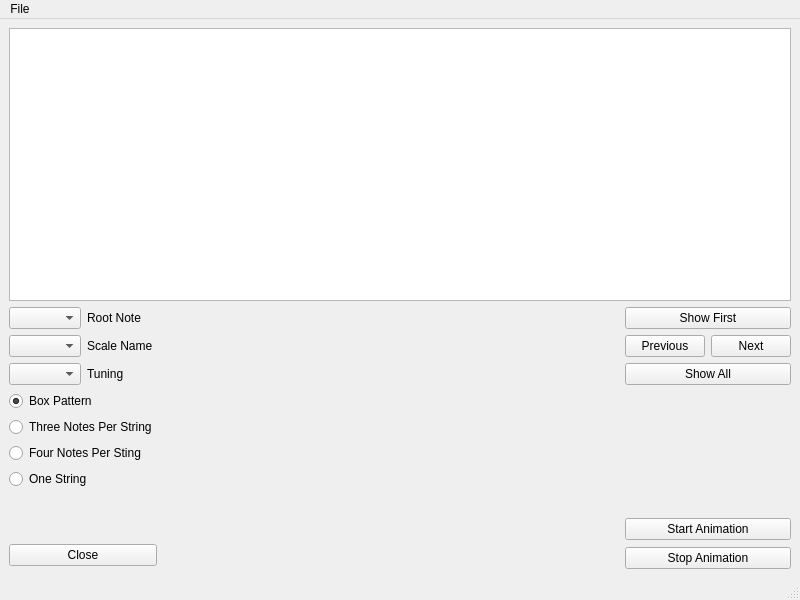
<?xml version="1.0" encoding="UTF-8"?>
<ui version="4.0">
 <class>MainWindow</class>
 <widget class="QMainWindow" name="MainWindow">
  <property name="geometry">
   <rect>
    <x>0</x>
    <y>0</y>
    <width>800</width>
    <height>600</height>
   </rect>
  </property>
  <property name="windowTitle">
   <string>Guitar</string>
  </property>
  <widget class="QWidget" name="centralwidget">
   <layout class="QVBoxLayout" name="verticalLayout_3">
    <item>
     <widget class="GarphicsView" name="graphicsView"/>
    </item>
    <item>
     <layout class="QGridLayout" name="gridLayout">
      <item row="0" column="0" rowspan="2">
       <layout class="QVBoxLayout" name="verticalLayout">
        <item>
         <layout class="QHBoxLayout" name="horizontalLayout">
          <item>
           <widget class="QComboBox" name="rootComboBox"/>
          </item>
          <item>
           <widget class="QLabel" name="label">
            <property name="text">
             <string>Root Note</string>
            </property>
            <property name="buddy">
             <cstring>rootComboBox</cstring>
            </property>
           </widget>
          </item>
         </layout>
        </item>
        <item>
         <layout class="QHBoxLayout" name="horizontalLayout_2">
          <item>
           <widget class="QComboBox" name="scaleComboBox"/>
          </item>
          <item>
           <widget class="QLabel" name="label_2">
            <property name="text">
             <string>Scale Name</string>
            </property>
            <property name="buddy">
             <cstring>scaleComboBox</cstring>
            </property>
           </widget>
          </item>
         </layout>
        </item>
        <item>
         <layout class="QHBoxLayout" name="horizontalLayout_4">
          <item>
           <widget class="QComboBox" name="tuningComboBox"/>
          </item>
          <item>
           <widget class="QLabel" name="label_3">
            <property name="text">
             <string>Tuning</string>
            </property>
           </widget>
          </item>
         </layout>
        </item>
        <item>
         <widget class="QRadioButton" name="boxPatternRadioButton">
          <property name="text">
           <string>Box Pattern</string>
          </property>
          <property name="checked">
           <bool>true</bool>
          </property>
         </widget>
        </item>
        <item>
         <widget class="QRadioButton" name="threeNotesRadioButton">
          <property name="text">
           <string>Three Notes Per String</string>
          </property>
         </widget>
        </item>
        <item>
         <widget class="QRadioButton" name="fourNotesRadioButton">
          <property name="text">
           <string>Four Notes Per Sting</string>
          </property>
         </widget>
        </item>
        <item>
         <widget class="QRadioButton" name="oneStringRadioButton">
          <property name="text">
           <string>One String</string>
          </property>
         </widget>
        </item>
       </layout>
      </item>
      <item row="0" column="2">
       <layout class="QVBoxLayout" name="verticalLayout_2">
        <item>
         <widget class="QPushButton" name="firstPushButton">
          <property name="text">
           <string>Show First</string>
          </property>
         </widget>
        </item>
        <item>
         <layout class="QHBoxLayout" name="horizontalLayout_3">
          <item>
           <widget class="QPushButton" name="prevPushButton">
            <property name="text">
             <string>Previous</string>
            </property>
           </widget>
          </item>
          <item>
           <widget class="QPushButton" name="nextPushButton">
            <property name="text">
             <string>Next</string>
            </property>
           </widget>
          </item>
         </layout>
        </item>
        <item>
         <widget class="QPushButton" name="allPushButton">
          <property name="text">
           <string>Show All</string>
          </property>
         </widget>
        </item>
       </layout>
      </item>
      <item row="1" column="2" rowspan="2">
       <spacer name="verticalSpacer_2">
        <property name="orientation">
         <enum>Qt::Vertical</enum>
        </property>
        <property name="sizeHint" stdset="0">
         <size>
          <width>20</width>
          <height>40</height>
         </size>
        </property>
       </spacer>
      </item>
      <item row="2" column="0" rowspan="2">
       <spacer name="verticalSpacer">
        <property name="orientation">
         <enum>Qt::Vertical</enum>
        </property>
        <property name="sizeHint" stdset="0">
         <size>
          <width>20</width>
          <height>40</height>
         </size>
        </property>
       </spacer>
      </item>
      <item row="3" column="2" rowspan="2">
       <widget class="QPushButton" name="startAnimPushButton">
        <property name="text">
         <string>Start Animation</string>
        </property>
       </widget>
      </item>
      <item row="4" column="0" rowspan="2">
       <widget class="QPushButton" name="closePushButton">
        <property name="text">
         <string>Close</string>
        </property>
       </widget>
      </item>
      <item row="5" column="2">
       <widget class="QPushButton" name="stopAnimPushButton">
        <property name="text">
         <string>Stop Animation</string>
        </property>
       </widget>
      </item>
      <item row="1" column="1">
       <spacer name="horizontalSpacer">
        <property name="orientation">
         <enum>Qt::Horizontal</enum>
        </property>
        <property name="sizeHint" stdset="0">
         <size>
          <width>40</width>
          <height>20</height>
         </size>
        </property>
       </spacer>
      </item>
     </layout>
    </item>
   </layout>
  </widget>
  <widget class="QMenuBar" name="menubar">
   <property name="geometry">
    <rect>
     <x>0</x>
     <y>0</y>
     <width>800</width>
     <height>20</height>
    </rect>
   </property>
   <widget class="QMenu" name="menuFile">
    <property name="title">
     <string>File</string>
    </property>
    <addaction name="actionCompare"/>
    <addaction name="actionSave_To_File"/>
    <addaction name="separator"/>
    <addaction name="actionClose"/>
   </widget>
   <addaction name="menuFile"/>
  </widget>
  <widget class="QStatusBar" name="statusbar"/>
  <action name="actionCompare">
   <property name="text">
    <string>Compare</string>
   </property>
  </action>
  <action name="actionSave_To_File">
   <property name="text">
    <string>Save To File</string>
   </property>
  </action>
  <action name="actionClose">
   <property name="text">
    <string>Close</string>
   </property>
  </action>
 </widget>
 <customwidgets>
  <customwidget>
   <class>GarphicsView</class>
   <extends>QGraphicsView</extends>
   <header>GarphicsView.h</header>
  </customwidget>
 </customwidgets>
 <tabstops>
  <tabstop>graphicsView</tabstop>
  <tabstop>rootComboBox</tabstop>
  <tabstop>scaleComboBox</tabstop>
  <tabstop>boxPatternRadioButton</tabstop>
  <tabstop>threeNotesRadioButton</tabstop>
  <tabstop>fourNotesRadioButton</tabstop>
  <tabstop>oneStringRadioButton</tabstop>
  <tabstop>firstPushButton</tabstop>
  <tabstop>prevPushButton</tabstop>
  <tabstop>nextPushButton</tabstop>
  <tabstop>allPushButton</tabstop>
  <tabstop>startAnimPushButton</tabstop>
  <tabstop>stopAnimPushButton</tabstop>
  <tabstop>closePushButton</tabstop>
 </tabstops>
 <resources/>
 <connections>
  <connection>
   <sender>closePushButton</sender>
   <signal>clicked()</signal>
   <receiver>MainWindow</receiver>
   <slot>close()</slot>
   <hints>
    <hint type="sourcelabel">
     <x>143</x>
     <y>566</y>
    </hint>
    <hint type="destinationlabel">
     <x>521</x>
     <y>549</y>
    </hint>
   </hints>
  </connection>
  <connection>
   <sender>firstPushButton</sender>
   <signal>clicked()</signal>
   <receiver>MainWindow</receiver>
   <slot>drawFirstPos()</slot>
   <hints>
    <hint type="sourcelabel">
     <x>788</x>
     <y>391</y>
    </hint>
    <hint type="destinationlabel">
     <x>559</x>
     <y>318</y>
    </hint>
   </hints>
  </connection>
  <connection>
   <sender>prevPushButton</sender>
   <signal>clicked()</signal>
   <receiver>MainWindow</receiver>
   <slot>drawPrevPos()</slot>
   <hints>
    <hint type="sourcelabel">
     <x>706</x>
     <y>421</y>
    </hint>
    <hint type="destinationlabel">
     <x>603</x>
     <y>345</y>
    </hint>
   </hints>
  </connection>
  <connection>
   <sender>nextPushButton</sender>
   <signal>clicked()</signal>
   <receiver>MainWindow</receiver>
   <slot>drawNextPos()</slot>
   <hints>
    <hint type="sourcelabel">
     <x>787</x>
     <y>421</y>
    </hint>
    <hint type="destinationlabel">
     <x>792</x>
     <y>348</y>
    </hint>
   </hints>
  </connection>
  <connection>
   <sender>allPushButton</sender>
   <signal>clicked()</signal>
   <receiver>MainWindow</receiver>
   <slot>drawAllPos()</slot>
   <hints>
    <hint type="sourcelabel">
     <x>788</x>
     <y>451</y>
    </hint>
    <hint type="destinationlabel">
     <x>593</x>
     <y>382</y>
    </hint>
   </hints>
  </connection>
  <connection>
   <sender>startAnimPushButton</sender>
   <signal>clicked()</signal>
   <receiver>MainWindow</receiver>
   <slot>startAnimation()</slot>
   <hints>
    <hint type="sourcelabel">
     <x>789</x>
     <y>540</y>
    </hint>
    <hint type="destinationlabel">
     <x>573</x>
     <y>447</y>
    </hint>
   </hints>
  </connection>
  <connection>
   <sender>stopAnimPushButton</sender>
   <signal>clicked()</signal>
   <receiver>MainWindow</receiver>
   <slot>stopAnimation()</slot>
   <hints>
    <hint type="sourcelabel">
     <x>789</x>
     <y>569</y>
    </hint>
    <hint type="destinationlabel">
     <x>578</x>
     <y>485</y>
    </hint>
   </hints>
  </connection>
 </connections>
 <slots>
  <signal>connect()</signal>
  <slot>drawFirstPos()</slot>
  <slot>drawPrevPos()</slot>
  <slot>drawNextPos()</slot>
  <slot>startAnimation()</slot>
  <slot>stopAnimation()</slot>
  <slot>drawAllPos()</slot>
 </slots>
</ui>
